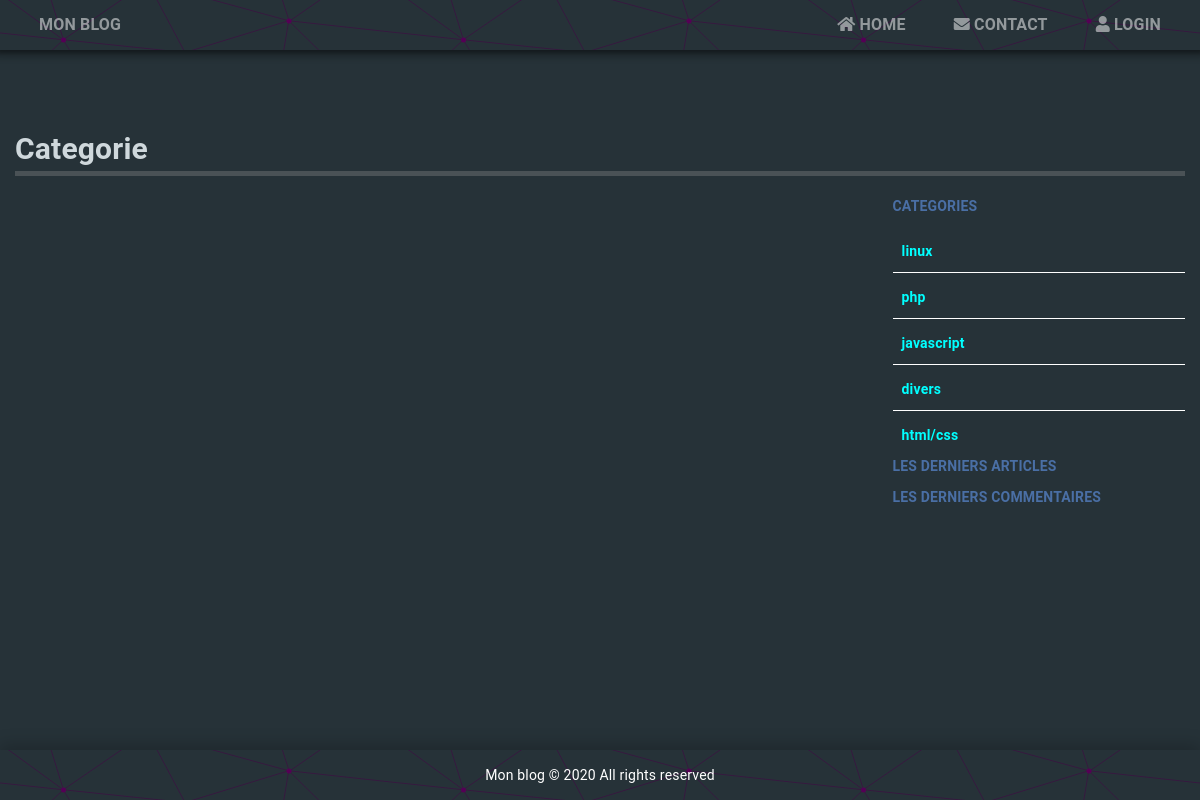
/category.php, run on an earlier commit of the app's database.
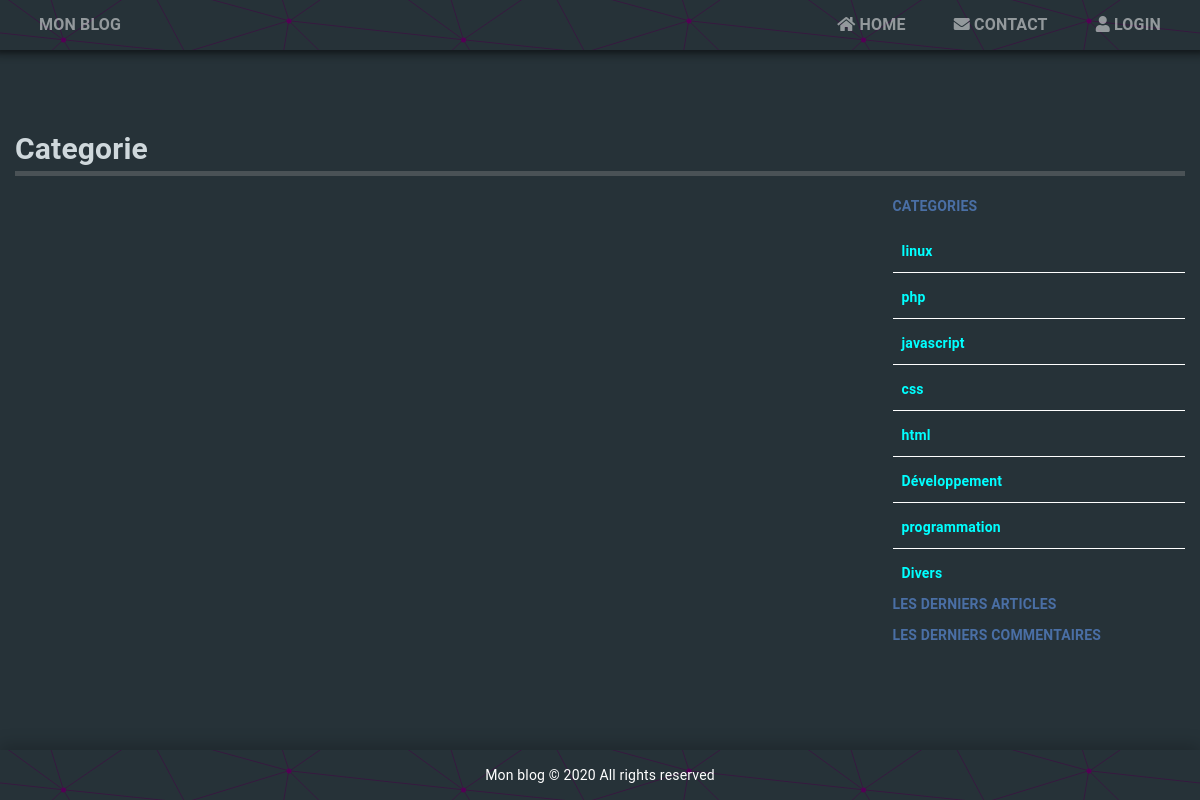
And on a later commit of the database.
### tables this page shows
CREATE TABLE `categories` (
  `id` int(11) UNSIGNED NOT NULL,
  `categoryName` varchar(50) NOT NULL
);

### inc/utils.php (called while the page is built, shortened)
<?php
function isAuthenticated()
{
    return isset($_SESSION['auth']) && $_SESSION['auth'] == true;
}

### inc/DatabaseConnection.php (called while the page is built)
<?php
function getDatabase() {
    try {
        $pdo = new PDO('mysql:host=localhost;dbname=project_blog;charset=utf8', 'root', 'root');
        $pdo->setAttribute(PDO::ATTR_ERRMODE, PDO::ERRMODE_EXCEPTION);
        $pdo->exec('SET NAMES "utf8"');
    } catch (\PDOException $e) {
        die('Error: ' . $e->getMessage());
    }
    return $pdo;
}

### category.php (the view, shortened to what this page needs)
<?php
include_once 'inc/utils.php';
include_once 'inc/DatabaseConnection.php';
include_once 'inc/utils.php';
include_once 'inc/DatabaseConnection.php';
$sql = 'SELECT id, categoryName FROM categories';
$statement = getDatabase()->query($sql);
$categories = $statement->fetchAll(PDO::FETCH_OBJ);
$sql = 'SELECT
            posts.id, title, content, author_id, category_id, created_at,
            authors.authorName,
            categories.categoryName
    FROM posts
    INNER JOIN authors ON posts.author_id = authors.id
    INNER JOIN categories ON posts.category_id = categories.id
    WHERE posts.category_id = :id ORDER BY created_at
';
$statement = getDatabase()->prepare($sql);
$statement->bindParam(':id', $_GET['id'], PDO::PARAM_INT);
$statement->execute();
$posts = $statement->fetchAll(PDO::FETCH_OBJ);
?>
<!DOCTYPE html>
<html lang="fr">
<head>
    <link rel="stylesheet" href="https://use.fontawesome.com/releases/v5.11.2/css/all.css">
    <link rel="stylesheet" href="/css/normalize.css">
    <link rel="stylesheet" href="/css/style.css">
</head>
<body>
    <header>
        <section class="container">
            <div class="header-top">
                <a href="/">Mon blog</a>
                <nav>
                    <a href="/"><i class="fas fa-home"></i>&nbsp;Home</a>
                    <a href="/contact.php"><i class="fas fa-envelope"></i>&nbsp;Contact</a>
                    <?php if (isAuthenticated()): ?>
                        <a href="/dashboard.php"><i class="fas fa-toolbox"></i>&nbsp;Dashboard</a>
                        <a href="/logout.php"><i class="fas fa-user"></i>&nbspLogout</a>
                    <?php else: ?>
                        <a href="/login.php"><i class="fas fa-user"></i>&nbspLogin</a>
                    <?php endif ?>
                </nav>
            </div>
        </section>
    </header>
    <main class="container">
        <h1>Categorie <?= htmlspecialchars($posts[0]->categoryName, ENT_QUOTES, 'UTF-8') ?></h1>
        <aside class="categories">
            <h4>Categories</h4>
            <ul>
                <?php foreach ($categories as $category): ?>
                    <li>
                        <a href="/category.php?id=<?= intval($category->id) ?>">
                            <?= htmlspecialchars($category->categoryName, ENT_QUOTES, 'UTF-8')?>
                        </a>
                    </li>
                <?php endforeach ?>
            </ul>
            <h4>les derniers articles</h4>
            <h4>les derniers commentaires</h4>
        </aside>
        <div class="clearfix"></div>
    </main>
    <footer>
        <p>Mon blog &copy; <?= Date('Y') ?> All rights reserved</p>
    </footer>
</body>
</html>

What changed in the data, as far as the page shows it:
changed categories: categoryName "divers" → "css"
changed categories: categoryName "html/css" → "html"
added categories: categoryName "Développement"
added categories: categoryName "programmation"
added categories: categoryName "Divers"
